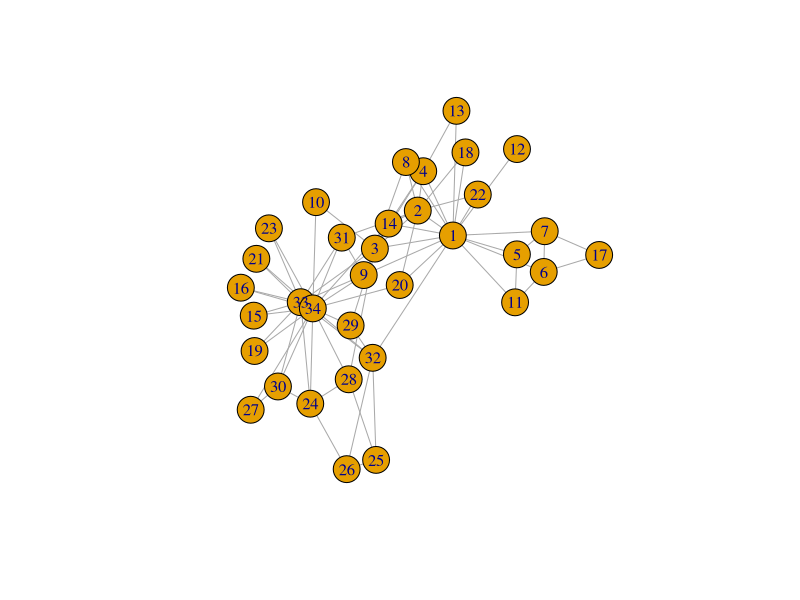
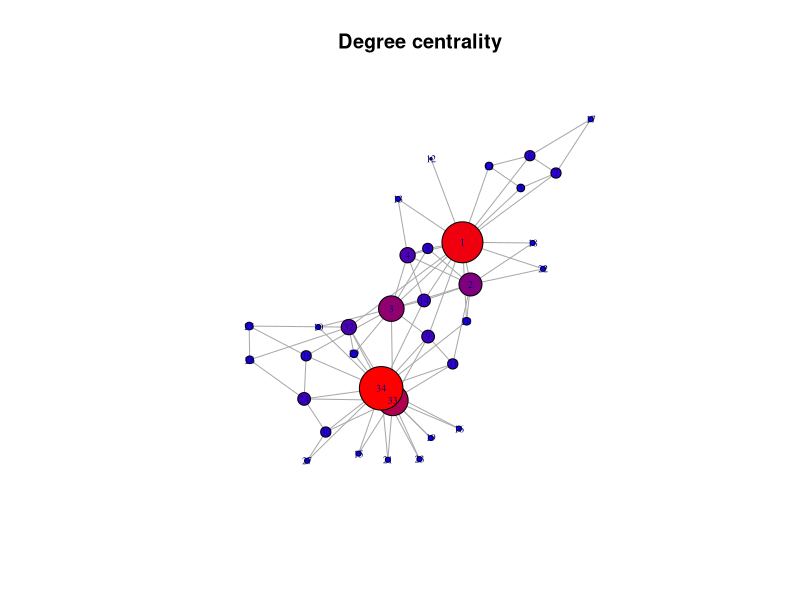
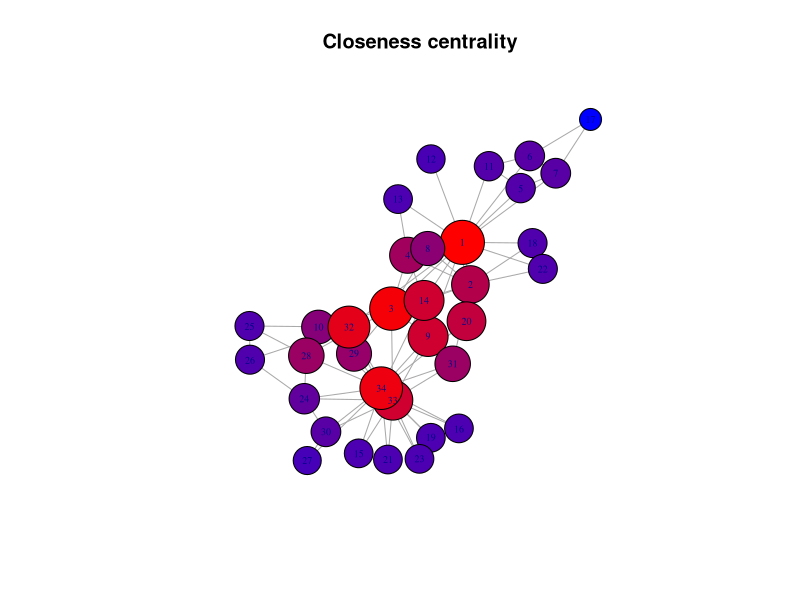
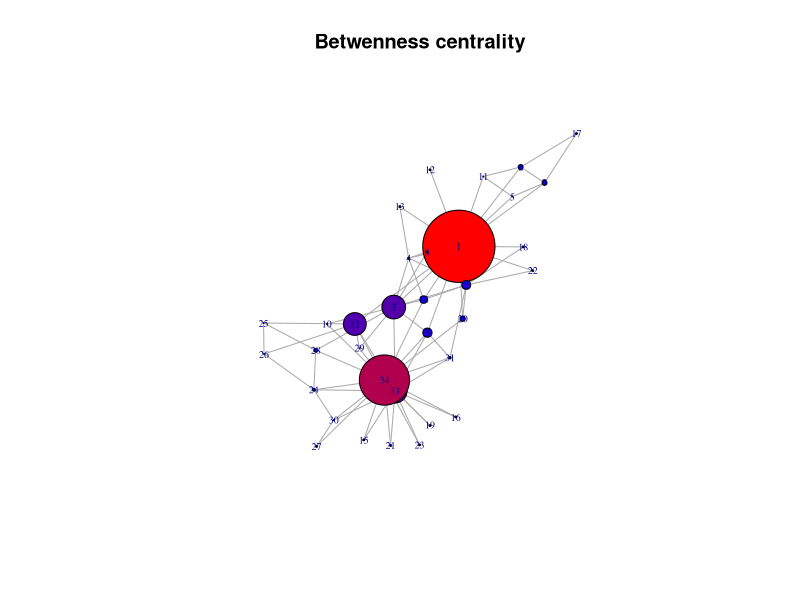
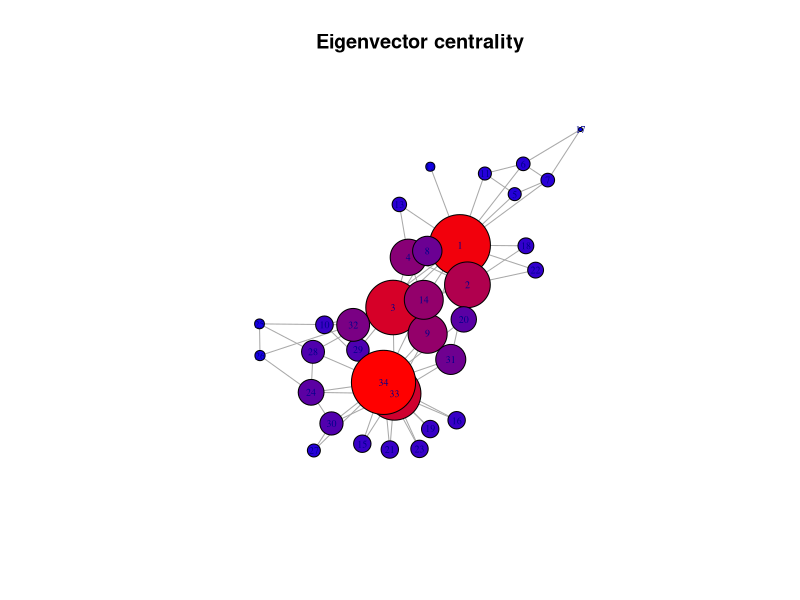
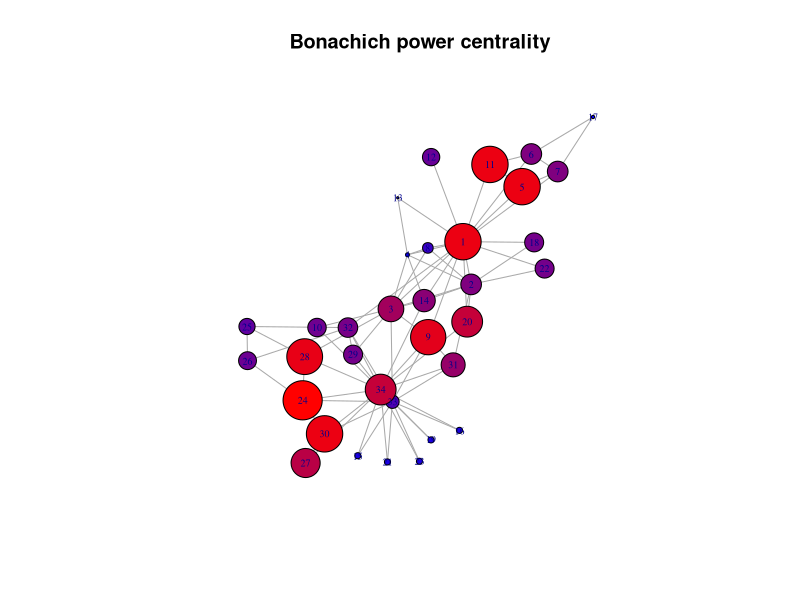
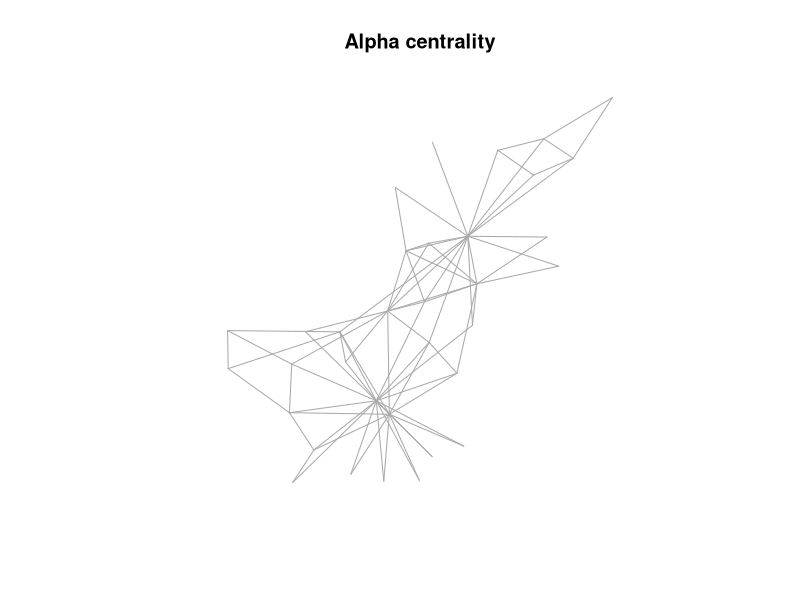

The R script that drew these images, in order: (Note: this script raises an error after producing the figures.)
## ---- chunk 1
library('igraph')
## ---- chunk 2
z <- graph.famous("Zachary")
plot(z,layout = layout.fruchterman.reingold)
## ---- chunk 3
deg=degree(z)
## ---- chunk 4
# And we will keep the same layout:
lay <- layout.fruchterman.reingold(z)
lay
## ---- chunk 5
fine = 500 # this will adjust the resolving power.
palette = colorRampPalette(c('blue','red'))
## ---- chunk 6
degCol = palette(fine)[as.numeric(cut(deg,breaks = fine))]
## ---- chunk 7
plot(z, layout=lay, vertex.color=degCol, vertex.size=deg*1.5, vertex.label.cex=0.6, main="Degree centrality")
## ---- chunk 8
clos=closeness(z)
#Look at the values:
clos

# Plot the graph:
closCol = palette(fine)[as.numeric(cut(clos,breaks = fine))]
plot(z,layout = lay, vertex.color=closCol, vertex.size=clos*1500, vertex.label.cex=0.6, main="Closeness centrality")
## ---- chunk 9
betw <- betweenness(z)
#Look at the values:
betw
#Plot the graph
betwCol = palette(fine)[as.numeric(cut(betw,breaks = fine))]
plot(z,layout = lay, vertex.color=betwCol, vertex.size=betw*0.2, vertex.label.cex=0.6, main="Betwenness centrality")
## ---- chunk 10
ev <- evcent(z)

# See what's in the output:
ev
## ---- chunk 11
ev <- evcent(z)$vector
# See what's in the output:
ev
# Produce the plot:
evCol = palette(fine)[as.numeric(cut(ev,breaks = fine))]
plot(z,layout = lay, vertex.size=ev*40, vertex.color=evCol, vertex.label.cex=0.6, main="Eigenvector centrality")
## ---- chunk 12
bon <- bonpow(z, rescale=TRUE)
bon
#Produce the plot
bonCol = palette(fine)[as.numeric(cut(bon,breaks = fine))]
plot(z,layout = lay, vertex.size=bon*400, vertex.color=bonCol, vertex.label.cex=0.6, main="Bonachich power centrality")
## ---- chunk 13
alpha <- alpha.centrality(z)
alpha
#Produce the plot
alphaCol = palette(fine)[as.numeric(cut(alpha,breaks = fine))]
plot(z,layout = lay, vertex.size=alpha*0.2, vertex.color=alphaCol, vertex.label.cex=0.6, main="Alpha centrality")
## ---- chunk 14
# We will plot 6 graphs in 2 rows and 3 columns:
op <- par(mfrow = c(2, 3))
#Remember we assigned a name to each graph?
plot(z, layout=lay, vertex.color=degCol, vertex.size=deg*1.5, vertex.label.cex=0.6, main="Degree centrality")
plot(z,layout = lay, vertex.color=closCol, vertex.size=clos*1500, vertex.label.cex=0.6, main="Closeness centrality")
plot(z,layout = lay, vertex.color=betwCol, vertex.size=betw*0.2, vertex.label.cex=0.6, main="Betwenness centrality")
plot(z,layout = lay, vertex.size=ev*40, vertex.color=evCol, vertex.label.cex=0.6, main="Eigenvector centrality")
plot(z,layout = lay, vertex.size=bon*500, vertex.color=bonCol, vertex.label.cex=0.6, main="Bonachich power centrality")
plot(z,layout = lay, vertex.size=alpha*0.2, vertex.color=alphaCol, vertex.label.cex=0.6, main="Alpha centrality")
par(op)
## ---- chunk 15
which.max(deg)
which.max(clos)
which.max(betw)
which.max(ev)
which.max(bon)
which.max(alpha)
## ---- chunk 16
op <- par(mfrow = c(2, 3))
plot(deg, clos, xlab="Degree", ylab="Closeness", col="blue")
plot(deg, betw, xlab="Degree", ylab="Betweenness", col="blue")
plot(deg, ev, xlab="Degree", ylab="Eigenvector", col="blue")
plot(clos, betw, xlab="Closeness", ylab="Betweenness", col="blue")
plot(clos, ev, xlab="Closeness", ylab="Eigenvector", col="blue")
plot(betw, ev, xlab="Betweenness", ylab="Eigenvector", col="blue")
par(op)
## ---- chunk 17
p <- graph.tree(5, children=1, mode="undirected")
plot(p)
ptable <- cbind(degree(p), round(closeness(p), 3), betweenness(p), round(evcent(p)$vector, 3))
titles <- c("Degree", "Closeness", "Betweenness", "Eigenvector")
colnames(ptable) <- titles
ptable
## ---- chunk 18
cyr <- graph.ring(5)
plot(cyr)
cyrtable <- cbind(degree(cyr), round(closeness(cyr), 3), betweenness(cyr), round(evcent(cyr)$vector, 3))
colnames(cyrtable) <- titles
cyrtable
## ---- chunk 19
star <- graph.star(5, mode="undirected")
plot(star)
startable <- cbind(degree(star), round(closeness(star), 3), betweenness(star), round(evcent(star)$vector, 3))
colnames(startable) <- titles
startable
## ---- chunk 20
PB <- read.graph(file = './polblogs.gml', format = 'gml')
vcount(PB)
ecount(PB)
attr <- vertex.attributes(graph = PB)
## ---- chunk 21
#Incoming degrees:
indegPB=degree(PB, mode="in")

#Outgoing degrees:
outdegPB=degree(PB, mode="out")

#PageRank:
prPB=page.rank(PB)$vector
## Note that page.rank function returns a vector of values, an eigenvalue and computational options. We only need a vector here. The same concerns hub and authority scores.

#Hubs:
hPB=hub.score(PB)$vector

#Authorities:
authPB=authority.score(PB)$vector
## ---- chunk 22
op <- par(mfrow = c(2, 3))
plot(prPB, hPB, xlab="PageRank", ylab="Hubs", col="blue")
plot(prPB, authPB, xlab="PageRank", ylab="Authorities", col="blue")
plot(hPB, authPB, xlab="Hubs", ylab="Authorities", col="blue")
plot(indegPB, outdegPB, xlab="In- degree", ylab="Out- degree", col="blue")
plot(indegPB, authPB, xlab="In- degree", ylab="Authorities", col="blue")
plot(outdegPB, hPB, xlab="Out- degree", ylab="Hubs", col="blue")
par(op)
## ---- chunk 23
#For in- degrees:
indegnamesPB=which(indegPB>sort(indegPB)[vcount(PB)-10])

#For out- degrees:
outdegnamesPB=which(outdegPB>sort(outdegPB)[vcount(PB)-10])

#For PageRank:
prnamesPB=which(prPB>sort(prPB)[vcount(PB)-10])

#For Hubs:
hnamesPB=which(hPB>sort(hPB)[vcount(PB)-10])

#For Authorities:
authnamesPB=which(authPB>sort(authPB)[vcount(PB)-10])

##Create a matrix to output:
topnamesPB=cbind(indegnamesPB, authnamesPB, prnamesPB, outdegnamesPB, hnamesPB)
#Assign column names:
colnames(topnamesPB) <- c("In- degree", "Authorities", "PageRank", "Out- degree", "Hubs")
topnamesPB
## ---- chunk 24
library(xtable)
toptablePB <- xtable(topnamesPB)
print(toptablePB, floating=FALSE, type="html")
